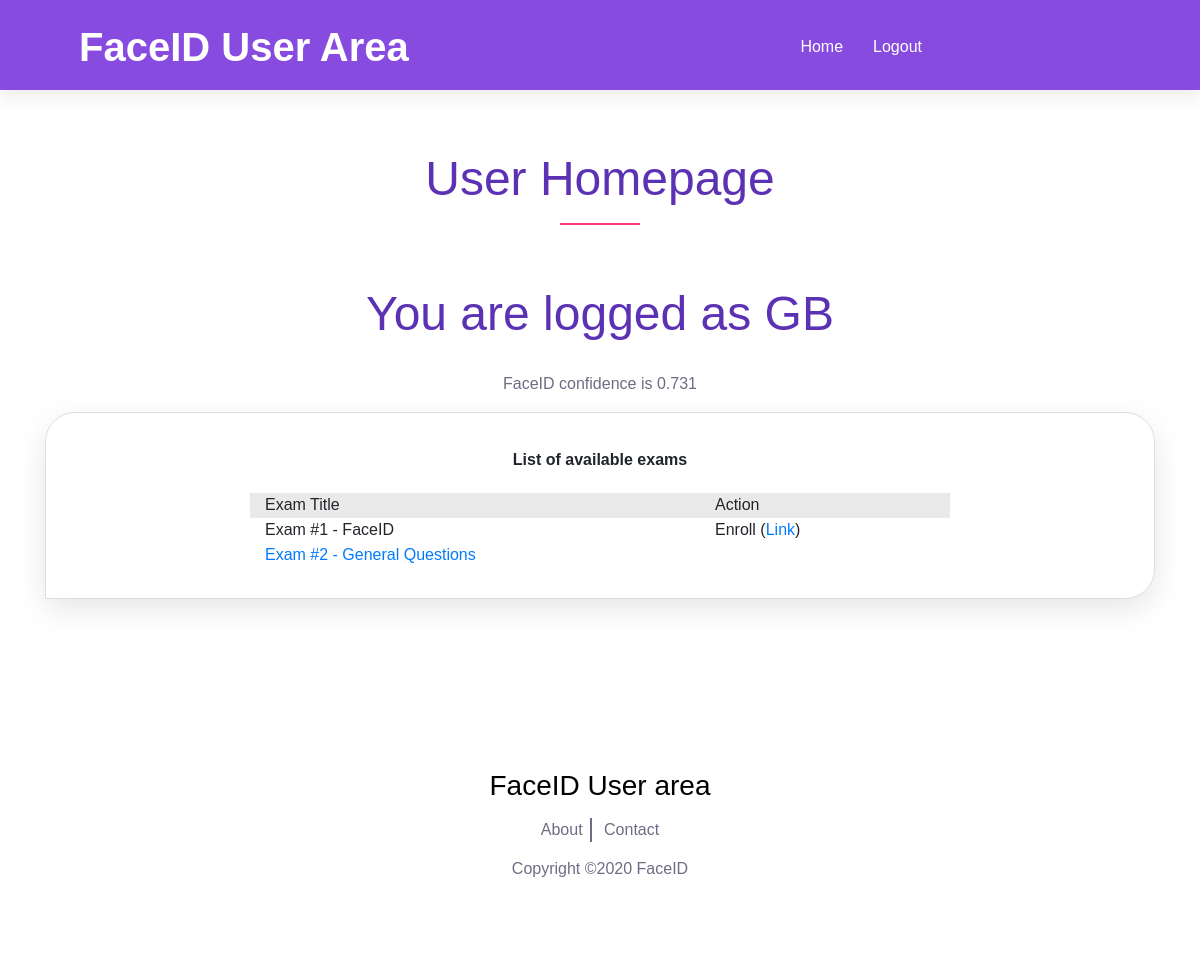
/user/ (signed in), run on an earlier commit of the app's database.
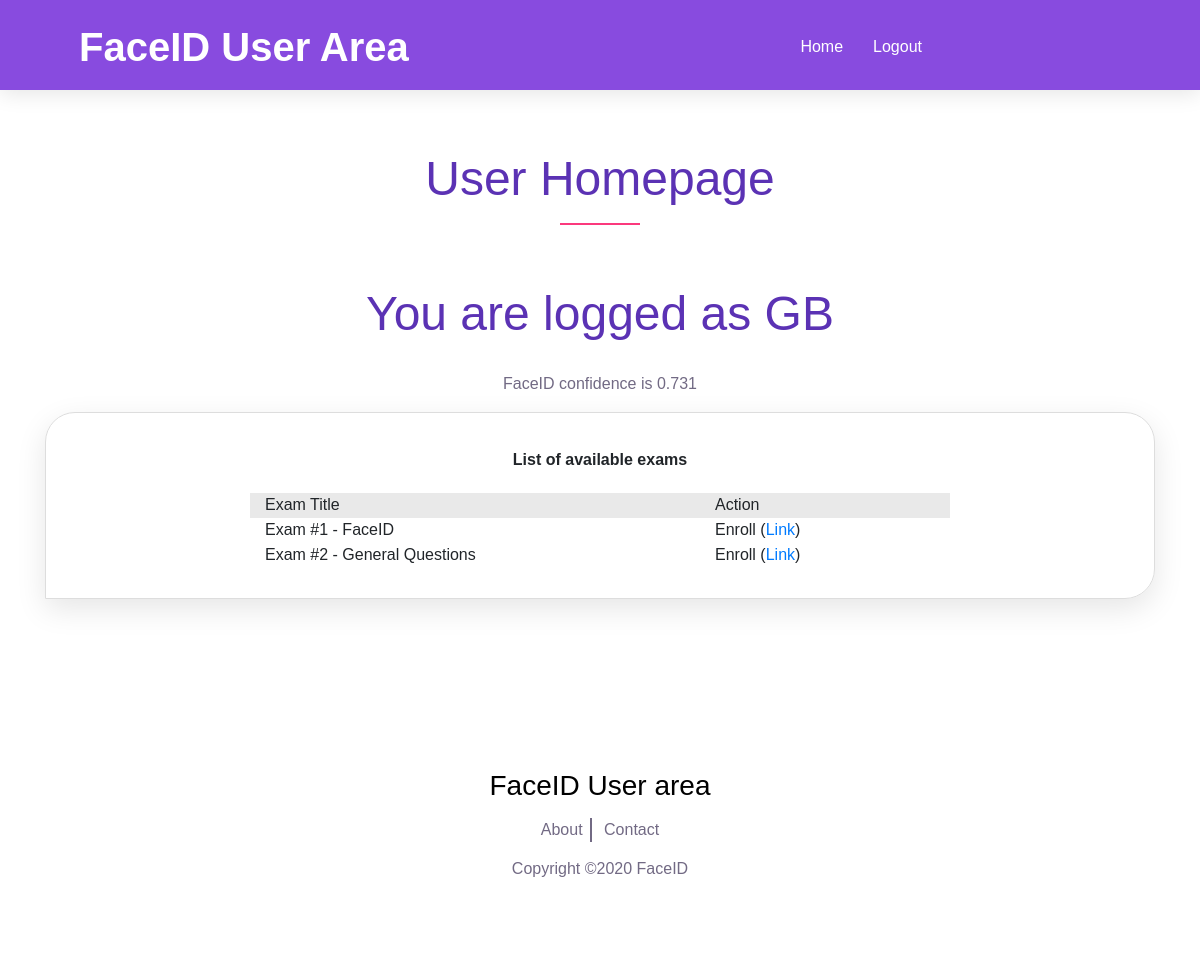
And on a later commit of the database.
### app/models.py (models this page shows, shortened)
class User(db.Model):
    __tablename__ = 'user'
    id = db.Column(db.Integer, primary_key=True)
    name = db.Column(db.String(80), unique=True, nullable=False)
    email = db.Column(db.String(120), unique=True, nullable=False)
    photo = db.Column(db.String)
    authenticated = db.Column(db.Boolean, default=False)
    confidence = db.Column(db.Integer, default=False)
    exams = db.relationship('Enrolment', backref='user', lazy=True)

class Exams(db.Model):
    __tablename__ = 'exams'
    id = db.Column(db.Integer, primary_key=True)
    title = db.Column(db.String(80), unique=True, nullable=False)

class Enrolment(db.Model):
    __tablename__ = 'enrolment'
    id = db.Column(db.Integer, primary_key=True)
    user_id = db.Column(db.Integer, db.ForeignKey('user.id'), nullable=False)
    exam_id = db.Column(db.Integer, db.ForeignKey('exams.id'), nullable=False)
    date = db.Column(db.DateTime, nullable=False)
    status = db.Column(db.String(50), nullable=False)

### app/routes.py (the view)
@app.route('/user/')
def user_home():
    if current_user.is_authenticated:
        pass
    user_name = current_user.name
    user_id = current_user.id
    confidence = current_user.confidence
    title = 'Homepage'
    error=None
    sq = db.session.query(Enrolment.exam_id).filter(Enrolment.user_id == user_id).subquery()
    available_exams =  db.session.query(Exams).filter(Exams.id.notin_(sq)).all()
    enrolment = db.session.query(Enrolment, Exams).outerjoin(Exams, Enrolment.exam_id == Exams.id).filter(Enrolment.user_id == user_id).order_by(Enrolment.date.desc()).all()
    return render_template('./user/user_home.html', error=error, user_name = user_name, user_id=user_id, confidence=confidence, enrolment=enrolment, available_exams=available_exams, title=title)

### app/routes.py (called while the page is built)
@login_manager.user_loader
def user_loader(user_id):
    user = User.query.get(user_id)
    return user

### app/templates/user/user_home.html (shortened to what this page needs)
{% extends "./user/user_base.html" %}
{% block content %}
    <div id="content">
    <section class="special-area bg-white section_padding_150_50" id="about">
        <div class="container">
            <div class="row">
                <div class="col-12">
                        <div class="section-heading text-center">
                            <h2>User Homepage</h2>
                            <div class="line-shape"></div>
                        </div>
                        <div class="special_description_content text-center">
                            <h2>You are logged as {{user_name}}</h2>
                            <div>
                                <p>FaceID confidence is {{confidence}}</p>
                            </div>
                        </div>
                        <div class="special_description_content text-center">
                            <div class="webcam-frame">
                            <div class="table-container">
                                <div class='table-wrapper-exams'>
                                    <div class="tb-title text-center">List of available exams</div>
                                    <div class='tb-row-gray-25'>
                                        <div class='tb-column-title'>Exam Title</div>
                                        <div class='tb-column-150'>Action</div>
                                    </div>
                                    {% for row in available_exams %}
                                    <div class='tb-row-25'>
                                        <div class='tb-column-title'>{{ row.title }}</div>
                                        <div class='tb-column-150'>Enroll (<a href='/user/{{ user_id }}/enroll/{{row.id}}'>Link</a>)</div>
                                    </div>
                                    {% endfor %}
                                    {% for row in enrolment %}
                                    <div class='tb-row-25'>
                                        <div class='tb-column-title'><a href='/user/{{user_id}}/list/{{row.Exams.id}}'>{{ row.Exams.title }}</a></div>
                                        <div class='tb-column-150'> </div>
                                    </div>
                                    {% endfor %}
                                </div>
                        </div>
                </div>
            </div>
        </div>
    </section>
    </div>
    {% endblock %}

### app/templates/user/user_base.html (shortened to what this page needs)
<!DOCTYPE html>
<html lang="en">
<head>
    <link href="/static/style.css" rel="stylesheet">
    <link href="/static/css/responsive.css" rel="stylesheet">
</head>
<body>
    <header class="header_area">
        <div class="container-fluid">
            <div class="row align-items-center">
                <div class="col-12 col-lg-10">
                    <div class="menu_area">
                        <nav class="navbar navbar-expand-lg navbar-light">
                            <a class="navbar-brand" href="/admin/">FaceID User Area</a>
                            <div class="collapse navbar-collapse" id="ca-navbar">
                                <ul class="navbar-nav ml-auto" id="nav">
                                    <li class="nav-item"><a class="nav-link" href="/user/">Home</a></li>
                                    <li class="nav-item"><a class="nav-link" href="/user/logout/">Logout</a></li>
                                </ul>
                            </div>
                        </nav>
                    </div>
                </div>
            </div>
        </div>
    </header>
    {% block content %}{% endblock %}
    <footer class="footer-social-icon text-center section_padding_70 clearfix">
        <div class="footer-text">
            <h3>FaceID User area</h3>
        </div>
        <div class="footer-menu">
            <nav>
                <ul>
                    <li><a href="#">About</a></li>
                    <li><a href="#">Contact</a></li>
                </ul>
            </nav>
        </div>
        <div class="copyright-text">
            <p>Copyright ©2020 FaceID</p>
        </div>
    </footer>
</body>
</html>

### app/static/style.css (style rules this page uses)
body { font-family: 'Cabin', sans-serif; background-color: #fff; }
h1, h2, h3, h4, h5, h6 { font-family: 'Cabin', sans-serif; font-weight: 400; color: #000; line-height: 1.2; }
.section_padding_150_50 { padding-top: 150px; padding-bottom: 50px; }
.section_padding_70 { padding-top: 70px; padding-bottom: 70px; }
ul, ol { margin: 0; padding: 0; }
a, a:hover, a:focus, a:active { text-decoration: none; -webkit-transition-duration: 500ms; -o-transition-duration: 500ms; transition-duration: 500ms; }
li { list-style: none; }
p { color: #726a84; font-size: 16px; font-weight: 300; margin-top: 0; }
.section-heading > h2 { font-weight: 300; color: #5b32b4; font-size: 48px; margin: 0; }
.section-heading { margin-bottom: 60px; }
.line-shape-white, .line-shape { width: 80px; height: 2px; background-color: #fb397d; margin-top: 15px; }
.line-shape { margin-left: calc(50% - 40px); }
.header_area { left: 0; position: absolute; width: 100%; z-index: 99; top: 0; padding: 0 4%; background-color: #884bdf; -webkit-box-shadow: 0 4px 20px rgba(0, 0, 0, 0.1); box-shadow: 0 4px 20px rgba(0, 0, 0, 0.1); height: 90px; }
.menu_area .navbar-brand { font-size: 40px; font-weight: 700; color: #fff; margin: 0; line-height: 1; padding: 0; }
.menu_area { position: relative; z-index: 2; }
.menu_area #nav .nav-link { color: #fff; display: block; font-size: 16px; font-weight: 500; border-radius: 30px; -webkit-transition-duration: 500ms; -o-transition-duration: 500ms; transition-duration: 500ms; padding: 35px 15px; }
.special_description_content > h2 { color: #5b32b4; font-size: 48px; margin-bottom: 30px; }
.footer-text { margin-bottom: 15px; }
.footer-menu ul li { display: inline-block; }
.footer-menu ul li a { border-right: 2px solid #726a84; display: block; padding: 0 7.5px; color: #726a84; }
.footer-menu ul li:last-child a { border-right: 0 solid #ddd; }
.footer-social-icon { margin-bottom: 30px; }
.footer-menu { margin-bottom: 15px; }
.copyright-text > p { margin-bottom: 0; }
.webcam-frame { border: 1px solid #ddd; border-top-color: rgb(221, 221, 221); border-right-color: rgb(221, 221, 221); border-bottom-color: rgb(221, 221, 221); border-left-color: rgb(221, 221, 221); display: -webkit-box; display: -ms-flexbox; display: flex; -webkit-box-align: center; -ms-flex-align: center; align-items: center; padding: 15px 30px; border-radius: 30px 30px 30px 0; -webkit-box-shadow: 0 10px 30px rgba(0, 0, 0, 0.1); box-shadow: 0 10px 30px rgba(0, 0, 0, 0.1); -webkit-box-pack: center; -ms-flex-pack: center; justify-content: center; margin-bottom: 50px; }
.table-wrapper-exams { margin: 15px; background-color: rgb(255, 255, 255); width:700px; }
.table-container { display: flex; flex-direction: column; background-color: rgb(255, 255, 255); }
.tb-row-25 { display: flex; flex-direction: row; flex-wrap: wrap; width: 100%; height:25px; padding: 0 5px 0 5px; }
.tb-row-gray-25 { display: flex; flex-direction: row; flex-wrap: wrap; width: 100%; height:25px; background-color:#e9e9e9; padding: 0 5px 0 5px; }
.tb-title { padding: 5px 10px 5px 10px; text-align: center; height: 50px; font-weight: bold; }
.tb-column-title { padding: 0 10px 0 10px; width: 450px; text-align: left; }
.tb-column-150 { padding: 0 10px 0 10px; width: 150px; text-align: left; }

What changed in the data, as far as the page shows it:
removed Enrolment: Exams "Exam #2 - General Questions"
now on this page (row unchanged): Exams: title "Exam #2 - General Questions"
